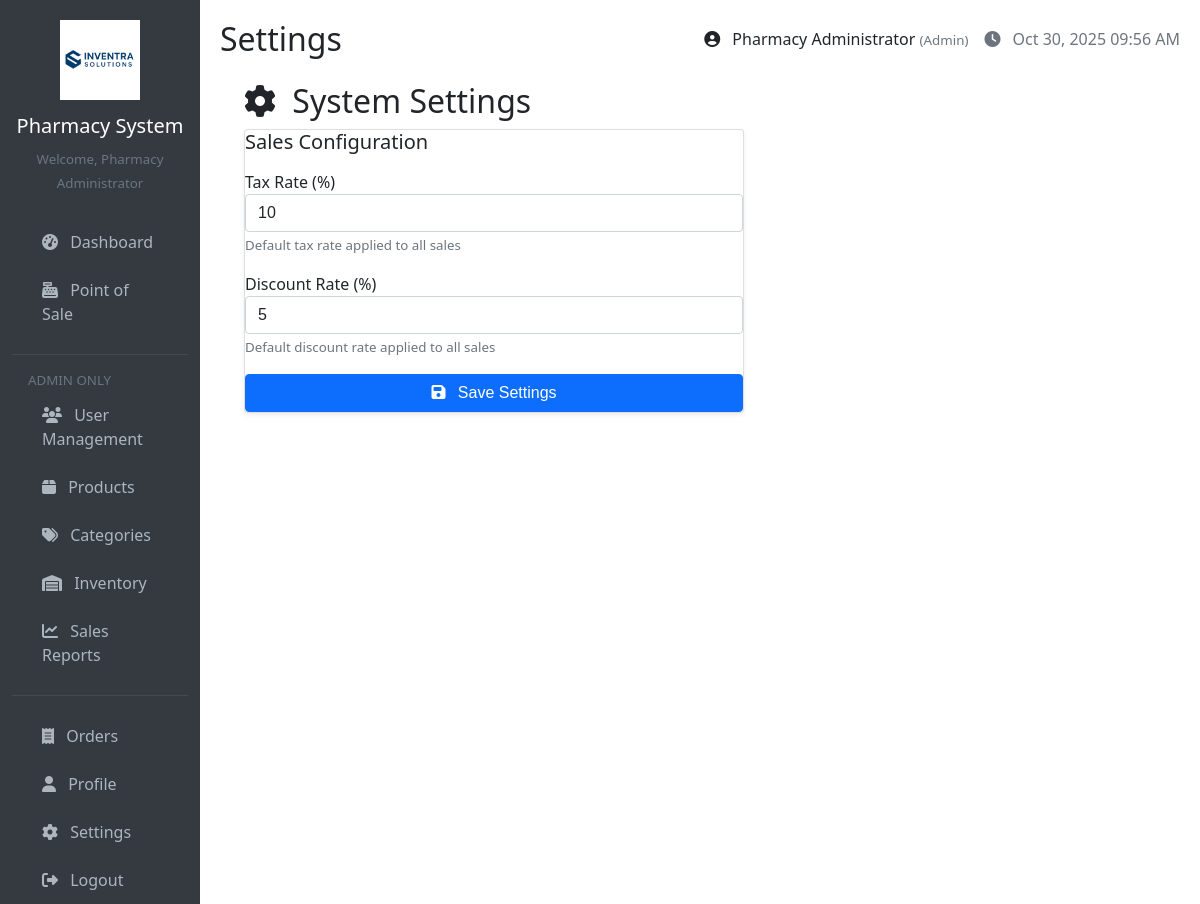
Before: /pages/settings.php (signed in) with the older database file.
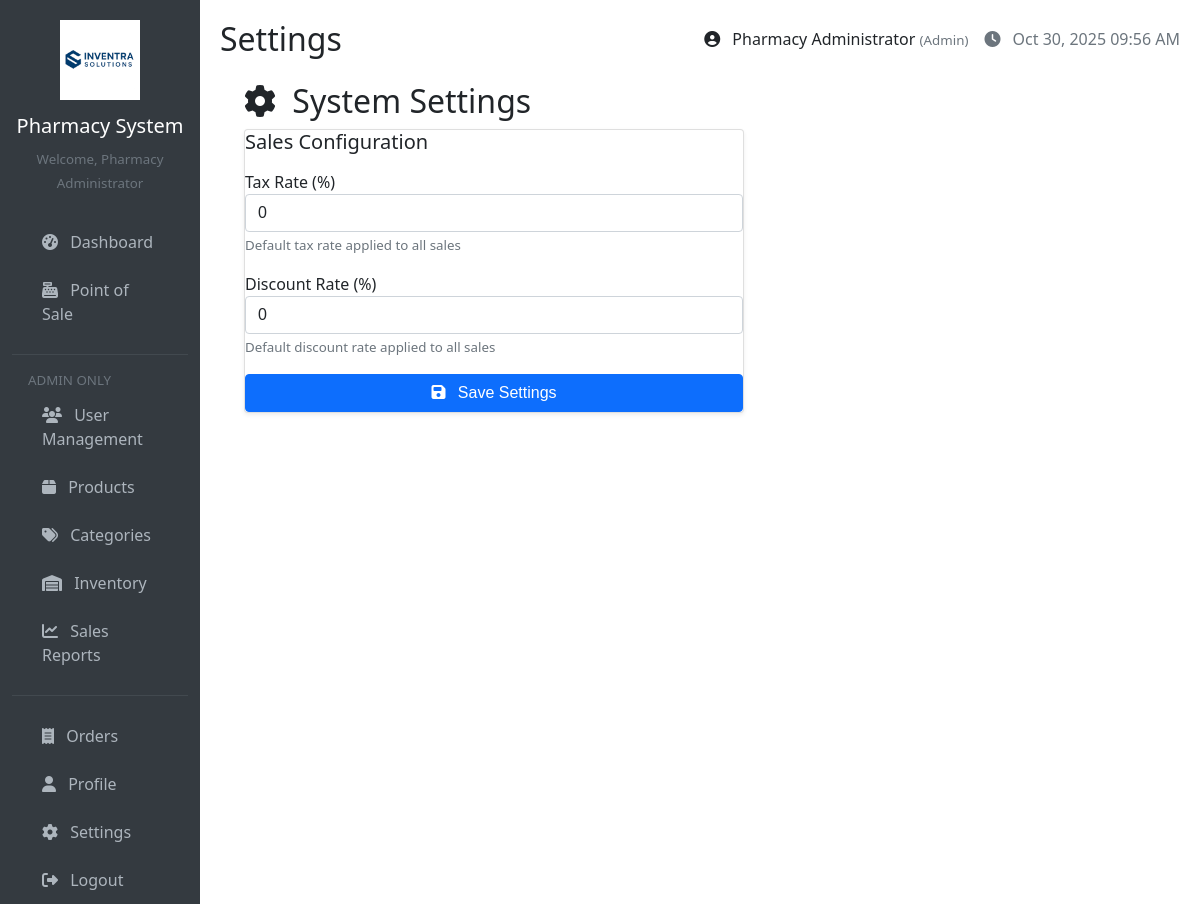
After: the same page with the newer database file.
### tables this page shows
CREATE TABLE `settings` (
  `id` int(11) NOT NULL,
  `setting_key` varchar(50) NOT NULL,
  `setting_value` varchar(255) NOT NULL
);

### includes/functions.php (called while the page is built, shortened)
<?php
function getSetting(string $key, $default = null) {
    $conn = getConnection();
    $query = "SELECT setting_value FROM settings WHERE setting_key = ?";
    $stmt = $conn->prepare($query);
    $stmt->bind_param("s", $key);
    $stmt->execute();
    $result = $stmt->get_result()->fetch_assoc();
    return $result ? $result['setting_value'] : $default;
}
?>

### pages/settings.php (the view, shortened to what this page needs)
<?php
require_once '../includes/functions.php';
?>
<?php include '../includes/header.php'; ?>
<div class="container mt-4">
    <h2><i class="fas fa-gear"></i> System Settings</h2>
    <form method="POST" class="card p-4" style="max-width:500px;">
        <h5 class="mb-3">Sales Configuration</h5>
        <div class="mb-3">
            <label class="form-label">Tax Rate (%)</label>
            <input type="number" step="0.01" name="tax_rate"
                   class="form-control"
                   value="<?php echo getSetting('tax_rate', 0.10) * 100; ?>"
                   min="0" max="100">
            <small class="text-muted">Default tax rate applied to all sales</small>
        </div>
        <div class="mb-3">
            <label class="form-label">Discount Rate (%)</label>
            <input type="number" step="0.01" name="discount_rate"
                   class="form-control"
                   value="<?php echo getSetting('discount_rate', 0) * 100; ?>"
                   min="0" max="100">
            <small class="text-muted">Default discount rate applied to all sales</small>
        </div>
        <button type="submit" name="update_settings" class="btn btn-primary">
            <i class="fas fa-save"></i> Save Settings
        </button>
    </form>
</div>
<?php include '../includes/footer.php'; ?>

Changed rows visible on the page:
changed settings (number 1 of 2 on the later page): tax_rate "10" → "0"
changed settings (number 2 of 2 on the later page): discount_rate "5" → "0"
